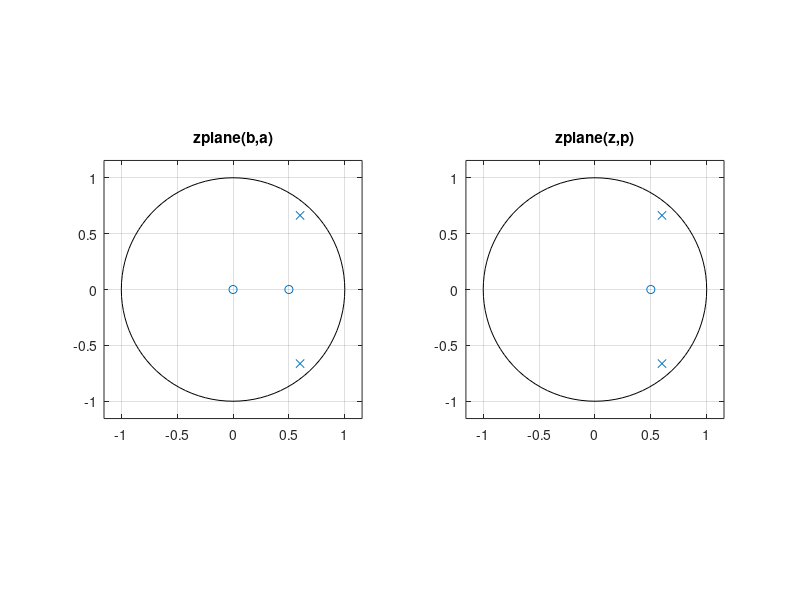
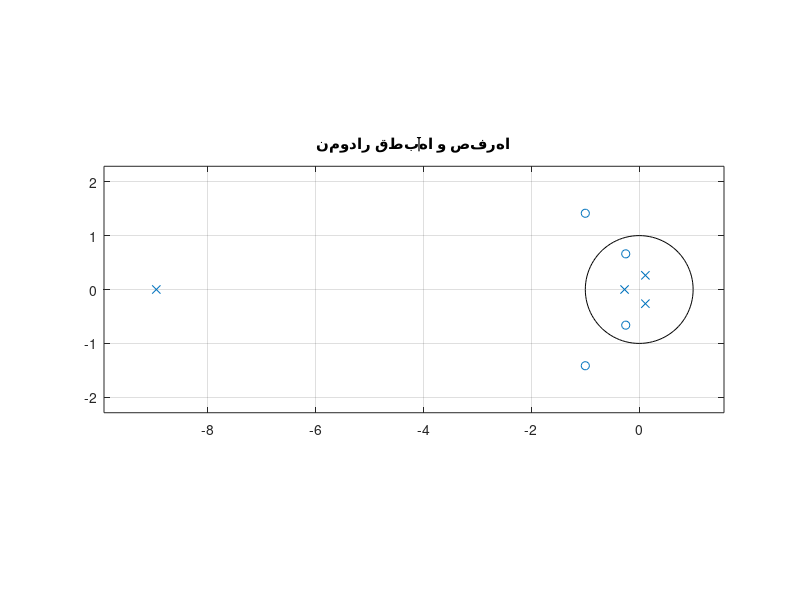

These figures' MATLAB source, in order: (Note: this script raises an error after producing the figures.)
%% A01
clc; clear; close all;
b = [1, -0.5];
a = [1, -1.2, 0.8];
figure;
subplot(1,2,1);
zplane(b, a);
title('zplane(b,a)');

[z, p, k] = tf2zp(b, a);
subplot(1,2,2);
zplane(z, p);
title('zplane(z,p)');
%% A02
clear; close all; clc;

num = [2, 5, 9, 5, 3];
den = [5, 45, 2, 1, 1];

% رسم نمودار قطب و صفر
figure;
zplane(num, den);
title('نمودار قطبها و صفرها');
grid on;
%% A03
clear; close all; clc;
num = [2, 5, 9, 5, 3];
den = [5, 45, 2, 1, 1];
[z, p, k] = tf2zp(num, den);

disp('صفرها:'); disp(z);
disp('قطبها:'); disp(p);
disp('بهره:'); disp(k);
%% A04
clc; clear; close all;
b = [2, 5, 9, 5, 3];
a = [5, 45, 2, 1, 1];

[z, p, k] = tf2zp(b, a);
disp('[z, p, k] = tf2zp(b, a): ');
disp('z:'); disp(z);
disp('p:'); disp(p);
disp('k:'); disp(k);

[b2, a2] = zp2tf(z, p, k);
disp('[b2, a2] = zp2tf(z, p, k): ');
disp('b:'); disp(b2);
disp('a:'); disp(a2);

[r, p_res, k_res] = residuez(b, a);
disp('[r, p_res, k_res] = residuez(b, a): ');
disp('r:'); disp(r);
disp('p:'); disp(p_res);
disp('k:'); disp(k_res);

%% A05
clear; close all; clc;

omega_c1 = 0.25;
N1 = 20;
N2 = 50;

h1 = fir_lp(omega_c1, N1);
h2 = fir_lp(omega_c1, N2);

omega_c2 = 0.45;
h3 = fir_lp(omega_c2, N1);

figure;
subplot(2,2,1);
stem(0:N1, h1);
title(sprintf('FIR LP, \\omega_c = %.2f, N=%d', omega_c1, N1));
xlabel('n'); ylabel('h[n]'); grid on;

subplot(2,2,2);
stem(0:N2, h2);
title(sprintf('FIR LP, \\omega_c = %.2f, N=%d', omega_c1, N2));
xlabel('n'); ylabel('h[n]'); grid on;

subplot(2,2,3);
stem(0:N1, h3);
title(sprintf('FIR LP, \\omega_c = %.2f, N=%d', omega_c2, N1));
xlabel('n'); ylabel('h[n]'); grid on;

% رسم پاسخ فرکانسی برای مقایسه
[H1, w] = freqz(h1, 1, 1024);
[H3, w] = freqz(h3, 1, 1024);
subplot(2,2,4);
plot(w/pi, abs(H1), 'b', w/pi, abs(H3), 'r');
title('پاسخ فرکانسی فیلترها');
xlabel('فرکانس نرمالشده');
ylabel('|H(e^{j\omega})|');
legend('\omega_c=0.25', '\omega_c=0.45');
grid on;
%% A06
clear; close all; clc;

M = 5;
b = (1/M) * ((-1).^(0:M-1));
a = 1;

[H, w] = freqz(b, a, 1024);
gain_dB = 20 * log10(abs(H));

figure;
plot(w/pi, gain_dB);
title(sprintf('بهره فیلتر بالاگذر با M=%d', M));
xlabel('فرکانس نرمالشده');
ylabel('بهره (dB)');
grid on;
hold on;

f_3db = max(gain_dB) - 3;
y_3db = ones(1, length(gain_dB)) * f_3db;
plot(w/pi ,y_3db);

%% A07
clear; close all; clc;

b = 1;
a1 = [1, -1.848, 0.85];
a2 = [1, -1.85, 0.85];

figure;
subplot(1,2,1);
zplane(b, a1);
title('H1(z)');
subplot(1,2,2);
zplane(b, a2);
title('H2(z)');

[z1, p1, k1] = tf2zp(b, a1);
[z2, p2, k2] = tf2zp(b, a2);
disp('قطبهای H1:'); disp(p1);
disp('قطبهای H2:'); disp(p2);

stable1 = all(abs(p1) < 1);
stable2 = all(abs(p2) < 1);
fprintf('H1 stablity: %s\n', string(stable1));
fprintf('H2 stablity: %s\n', string(stable2));

k1_rc = poly2rc(a1);
k2_rc = poly2rc(a2);
disp('poly2rc H1:'); disp(k1_rc);
disp('poly2rc H2:'); disp(k2_rc);
stable1_rc = all(abs(k1_rc) < 1);
stable2_rc = all(abs(k2_rc) < 1);
disp('poly2rc stablity:');
fprintf('H1 stablity: %s\n', string(stable1_rc));
fprintf('H2 stablity: %s\n', string(stable2_rc));
